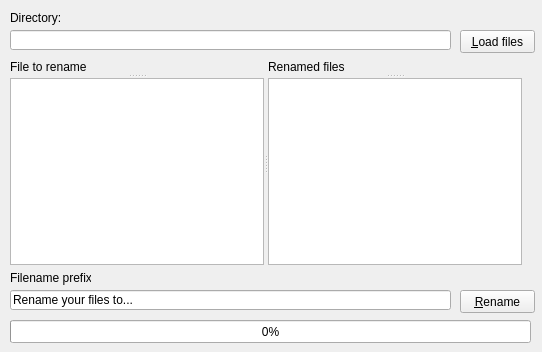
<?xml version="1.0" encoding="UTF-8"?>
<ui version="4.0">
 <class>Window</class>
 <widget class="QWidget" name="Window">
  <property name="geometry">
   <rect>
    <x>0</x>
    <y>0</y>
    <width>542</width>
    <height>352</height>
   </rect>
  </property>
  <property name="windowTitle">
   <string>File renamer</string>
  </property>
  <widget class="QLabel" name="label">
   <property name="geometry">
    <rect>
     <x>10</x>
     <y>10</y>
     <width>51</width>
     <height>16</height>
    </rect>
   </property>
   <property name="text">
    <string>Directory:</string>
   </property>
  </widget>
  <widget class="QLineEdit" name="dirEdit">
   <property name="geometry">
    <rect>
     <x>10</x>
     <y>30</y>
     <width>441</width>
     <height>20</height>
    </rect>
   </property>
   <property name="readOnly">
    <bool>true</bool>
   </property>
  </widget>
  <widget class="QPushButton" name="loadFilesButton">
   <property name="geometry">
    <rect>
     <x>460</x>
     <y>30</y>
     <width>75</width>
     <height>23</height>
    </rect>
   </property>
   <property name="text">
    <string>&amp;Load files</string>
   </property>
  </widget>
  <widget class="QLabel" name="label_4">
   <property name="geometry">
    <rect>
     <x>10</x>
     <y>270</y>
     <width>81</width>
     <height>16</height>
    </rect>
   </property>
   <property name="text">
    <string>Filename prefix:</string>
   </property>
  </widget>
  <widget class="QLineEdit" name="prefixEdit">
   <property name="geometry">
    <rect>
     <x>10</x>
     <y>290</y>
     <width>441</width>
     <height>20</height>
    </rect>
   </property>
   <property name="text">
    <string>Rename your files to...</string>
   </property>
   <property name="readOnly">
    <bool>false</bool>
   </property>
  </widget>
  <widget class="QPushButton" name="renameFilesButton">
   <property name="geometry">
    <rect>
     <x>460</x>
     <y>290</y>
     <width>75</width>
     <height>23</height>
    </rect>
   </property>
   <property name="text">
    <string>&amp;Rename</string>
   </property>
  </widget>
  <widget class="QProgressBar" name="progressBar">
   <property name="geometry">
    <rect>
     <x>10</x>
     <y>320</y>
     <width>521</width>
     <height>23</height>
    </rect>
   </property>
   <property name="value">
    <number>0</number>
   </property>
  </widget>
  <widget class="QSplitter" name="splitter_3">
   <property name="geometry">
    <rect>
     <x>10</x>
     <y>60</y>
     <width>512</width>
     <height>205</height>
    </rect>
   </property>
   <property name="orientation">
    <enum>Qt::Horizontal</enum>
   </property>
   <widget class="QSplitter" name="splitter">
    <property name="orientation">
     <enum>Qt::Vertical</enum>
    </property>
    <widget class="QLabel" name="label_2">
     <property name="text">
      <string>File to rename</string>
     </property>
    </widget>
    <widget class="QListWidget" name="srcFilesList"/>
   </widget>
   <widget class="QSplitter" name="splitter_2">
    <property name="orientation">
     <enum>Qt::Vertical</enum>
    </property>
    <widget class="QLabel" name="label_3">
     <property name="text">
      <string>Renamed files</string>
     </property>
    </widget>
    <widget class="QListWidget" name="dstFilesList"/>
   </widget>
  </widget>
 </widget>
 <resources/>
 <connections/>
</ui>
